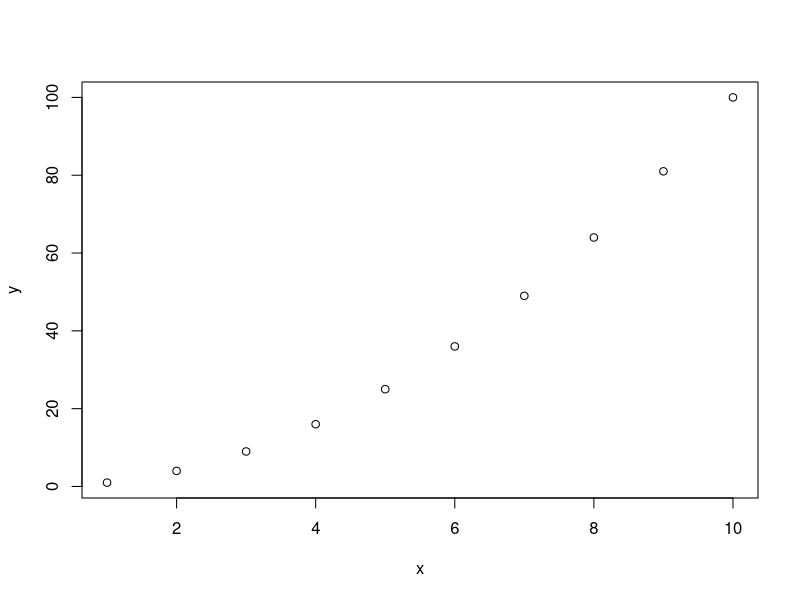
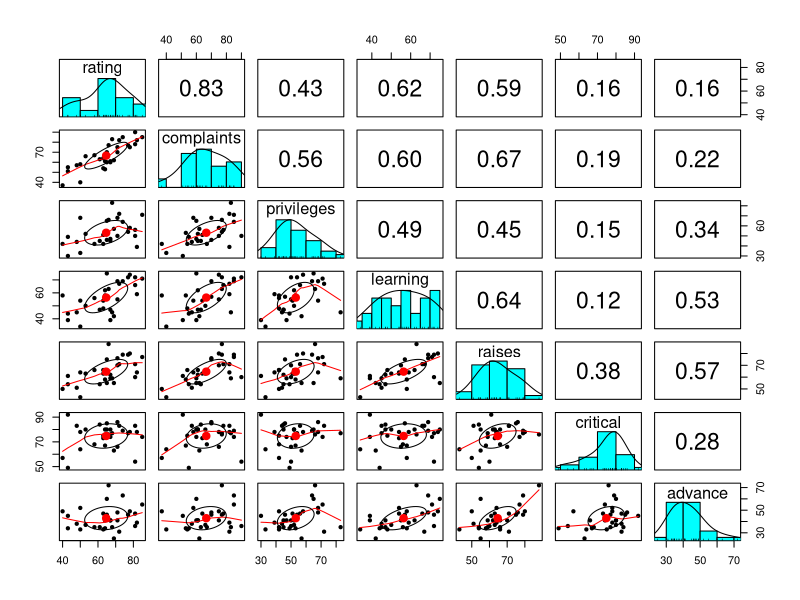
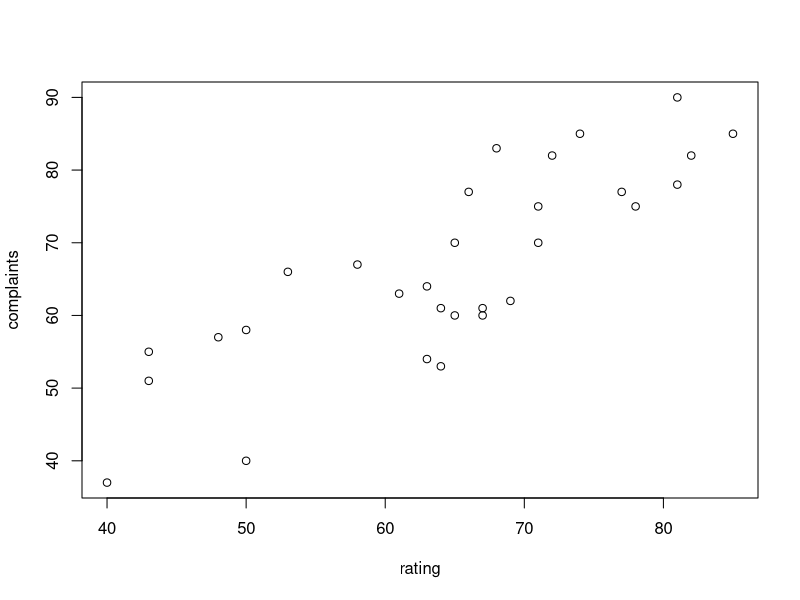

Write the R code that produced these figures, in order.
# 상관계수 : 두 변수가 선형적 관계에 있다면 얼마나 선형성을 보이는지 수치상으로 나타낼 수 있는 방법
# 공분산 : 두 변수가 같은 방향으로 움직이는 정도, 측정단위에 영향을 받는 단점
# 상관계수 : 공분산을 표준편차로 나눈 값

x <- 1:10
y <- x^2
plot(x,y)

# 상관계수
cor(x,y)

# 자료가 순서형/순위자료일 경우,
cor(x,y,method="kendall")

# 상관계수가 유의한지 결정
# H0 : cor = 0 (상관관계가 없다) : p-value < 0.05 이면 H0 기각 = 유의한 상관관계가 있다
# 
cor.test(x, y)

# 상관계수를 통해 상관성을 구한다하더라도 그에 맞는 타당한 논리가 필요하고, 여러 개의 그래프가 나오면 그에 맞는 분석결과를 도출해야한다.
# 프로젝트를 했을 당시에 전기자동차 QGIS + 군집분석(딥러닝)을 추가하여 실시했었는데 밀도군집과 k-mean 클러스링을 이용한 python을 이용하여 분석하였다.

# 예를 들어, 추천해주는데 있어 1~10개까지 있는데 2개 추천값이 가장 높아 2개로 선택하였고, k-mean 코드를 돌려 2군데 군집분석하였다. 

# 30개 부서에서 부서당 35명의 직원 설문조사
# 데이터 숫자는 해당 질문에 긍정한 직원의 비율

attitude

cov(attitude)

round( cor(attitude), 3)

# 데이터를 R 검색 경로에 추가하여 변수명으로 바로 접근할 수 있게 한다.
attach(attitude)

library(psych)
pairs.panels(attitude)

# complaints & rating 상관계수가 가장 높음
plot(rating, complaints)

cor.test(rating, complaints)
